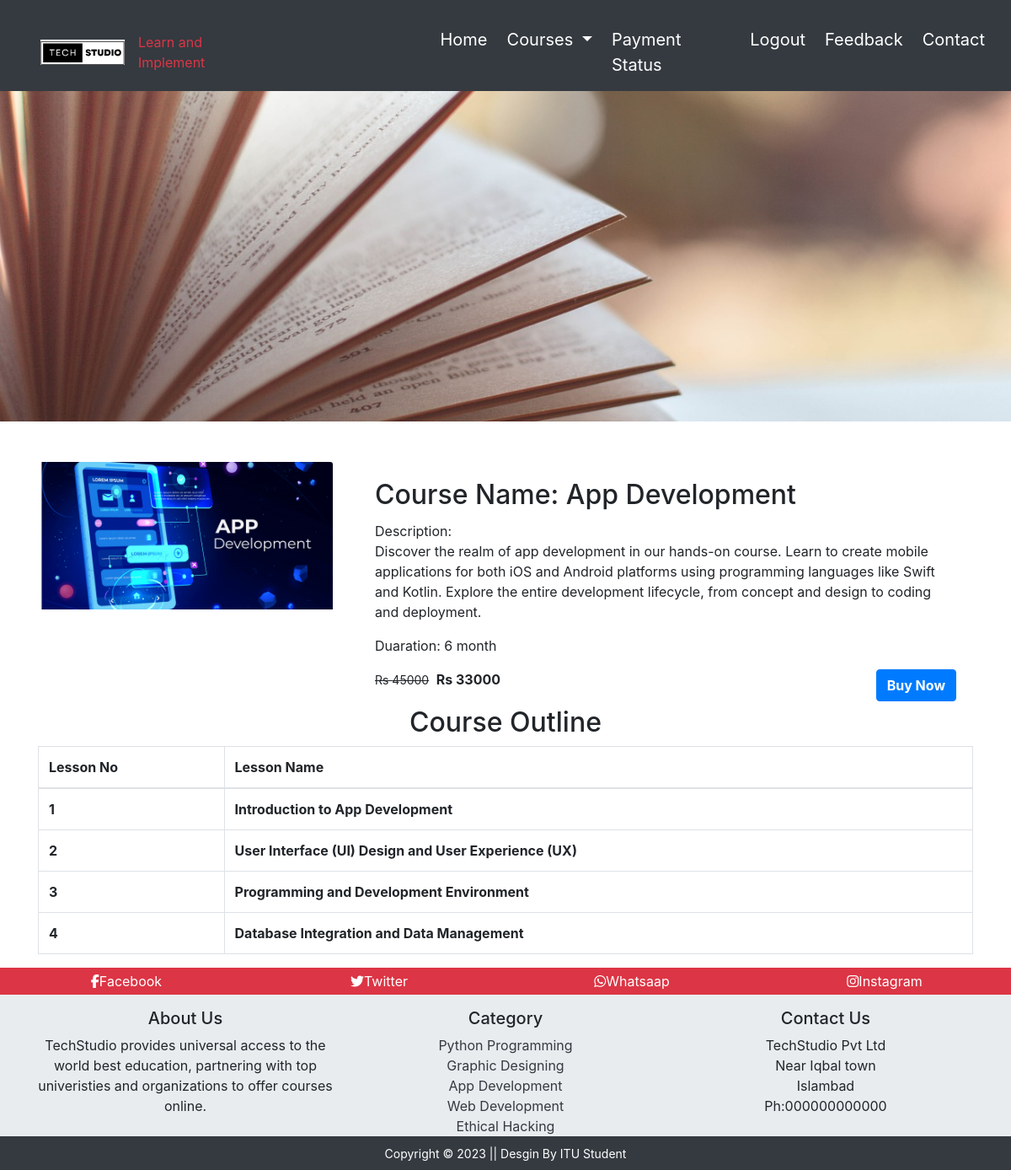
/coursedetails.php?course_id=17 (signed in), run on the app's committed database.
### tables this page shows
CREATE TABLE `course` (
  `course_id` int(11) NOT NULL,
  `course_name` text NOT NULL,
  `course_desc` text NOT NULL,
  `course_author` varchar(255) NOT NULL,
  `course_img` text NOT NULL,
  `course_duration` text NOT NULL,
  `course_price` int(11) NOT NULL,
  `course_original_price` int(11) NOT NULL
);

CREATE TABLE `lesson` (
  `lesson_id` int(11) NOT NULL,
  `lesson_name` text NOT NULL,
  `lesson_desc` text NOT NULL,
  `lesson_link` text NOT NULL,
  `course_name` text NOT NULL,
  `course_id` int(11) NOT NULL
);

### coursedetails.php (the view, shortened to what this page needs)
<?php include 'headers.php';?>
<div class="container-fluid bg-dark">
    <div class="row">
        <img src="images/book-1283865_1280.jpg" class="course-img" alt="courses"
            style="height: 500px; width: 100%; object-fit: cover; box-shadow: 10px;">
    </div>
</div>
<main>
    <div class="container mt-5">
        <?php
        if(isset($_GET['course_id'])){
            $course_id=$_GET['course_id'];
            $sql="Select *from course where course_id='$course_id'";
            $result=$mysqli->query($sql);
            $row=$result->fetch_assoc();
        }
        ?>
        <div class="row">
            <div class="col-md-4">
            <img src="<?php echo 'images/course_images/' . $row['course_img']; ?>" alt="ethical hacking" class="card-img-top img-fluid">
            </div>
            <div class="col-md-8">
                <div class="card-body">
                    <h2 class="card-title">Course Name: <?php echo $row['course_name']?></h2>
                    <p class="card-text">Description: <br><?php echo $row['course_desc']?>
                    </p>
                    <p class="card-text">Duaration: <?php echo $row['course_duration']?></p>
                    <form action="" method="post">
                        <p class="card-text d-inline"><small><del>Rs <?php echo $row['course_original_price']?></del></small>
                            <span class="font-weight-bolder pl-1">Rs <?php echo $row['course_price']?></span>
                        </p>
                        <button type="submit" class="btn btn-primary text-white font-weight-bolder float-right"
                            name="buy">Buy Now</button>
                    </form>
                </div>
            </div>
        </div>
    </div>
    <div class="container">
        <h2 class="text-center">Course Outline</h2>
        <table class="table table-bordered table-hover">
            <thead>
                <tr>
                    <th>Lesson No</th>
                    <th>Lesson Name</th>
                </tr>
            </thead>
            <tbody>
        <?php
        $sql="Select *from lesson where course_id='$course_id'";
        $result=$mysqli->query($sql);
        if($result->num_rows>0){
            $num=0;
            while($row=$result->fetch_assoc()){
                $num++;
             echo   '<tr>
                    <th>'.$num.'</th>
                    <th>'.$row['lesson_name'].'</th>
                </tr>';
            }
        }
                ?>
            </tbody>
        </table>
    </div>
</main>
<?php include 'footer.php';?>
</body>
</html>

### headers.php (shortened to what this page needs)
<!DOCTYPE html>
<html lang="en">
<head>
    <link rel="stylesheet" href="https://cdn.jsdelivr.net/npm/bootstrap@4.6.2/dist/css/bootstrap.min.css">
    <link rel="stylesheet"href="https://cdnjs.cloudflare.com/ajax/libs/animate.css/4.1.1/animate.min.css"/>
    <link rel="stylesheet"href="https://cdnjs.cloudflare.com/ajax/libs/font-awesome/6.4.2/css/all.min.css"/>
    <link rel="stylesheet" href="css/style.css">
<body>
<header>
        <nav class="navbar navbar-expand-lg navbar-light bg-dark pl-5 fixed-top pt-4">
            <a class="navbar-brand" href="index.php"><img src="images/Screenshot 2023-08-28 114609.png" width="100"
                    height="30" class="d-inline-block align-top" alt="">
            </a>
            <span class="tagline">Learn and Implement</span>
            <div class="collapse navbar-collapse pl-5 ml-5 " id="navbarNavDropdown">
                <ul class="navbar-nav custom-nav ml-5 pl-5" style="font-size: 20px;">
                    <li class="nav-item  custom-nav-item">
                        <a class="nav-link active" href="home.php">Home <span class="sr-only">(current)</span></a>
                    </li>
                    <li class="nav-item dropdown custom-nav-item">
                        <a class="nav-link dropdown-toggle" href="#" id="navbarDropdownMenuLink" data-toggle="dropdown"
                            aria-haspopup="true" aria-expanded="false">
                            Courses
                        </a>
                    </li>
                    <li class="nav-item custom-nav-item">
                        <a class="nav-link" href="paymentstatus.php">Payment Status</a>
                    </li>
                    <li class="nav-item custom-nav-item">
                        <a class="nav-link" href="logout.php">Logout</a>
                    </li>
                    <li class="nav-item custom-nav-item">
                        <a class="nav-link" href="Studentfeedback.php">Feedback</a>
                    </li>
                    <li class="nav-item custom-nav-item">
                        <a class="nav-link" href="contactpage.php">Contact</a>
                    </li>
                </ul>
            </div>
        </nav>
        </header>

### footer.php
<div class="container-fluid btn-danger text-banner mt-3">
        <div class="row text-center text-white pt-1 pb-1">
            <div class="col-sm ">
                <a href="" class="text-white social-hover"><i class="fab fa-facebook-f"></i>Facebook</a>
            </div>
            <div class="col-sm">
                <a href="" class="text-white social-hover"><i class="fab fa-twitter"></i>Twitter</a>
            </div>
            <div class="col-sm">
                <a href="" class="text-white social-hover"><i class="fa-brands fa-whatsapp"></i>Whatsaap</a>
            </div>
            <div class="col-sm">
                <a href="" class="text-white social-hover"><i class="fab fa-instagram"></i>Instagram</a>
            </div>
        </div>
    </div>
<footer>
<div class="container-fluid pt-3" style="background-color: #E9ECEF;">
    <div class="container" style="background-color: #E9ECEF;">
        <div class="row text-center">
            <div class="col-sm">
                <h5>About Us</h5>
                <p>TechStudio provides universal access to the world best education, partnering with top
                    univeristies and organizations to offer courses online.</p>
            </div>
            <div class="col-sm">
                <h5>Category</h5>
                <a href="" class="text-dark">Python Programming</a><br>
                <a href="" class="text-dark">Graphic Designing</a><br>
                <a href="" class="text-dark">App Development</a><br>
                <a href="" class="text-dark">Web Development</a><br>
                <a href="" class="text-dark">Ethical Hacking</a><br>
            </div>
            <div class="col-sm">
                <h5>Contact Us</h5>
                <p>TechStudio Pvt Ltd <br> Near Iqbal town <br> Islambad <br> Ph:000000000000</p>
            </div>
        </div>
    </div>
</div>
<div class="containter-fluid bg-dark text-center p-2">
    <small class="text-white">Copyright &copy; 2023 || Desgin By ITU Student </small>
</div>
</footer>

### css/style.css (style rules this page uses)
:root { --color-1 : #dc3545; -color-2 : #225470; }
.tagline { color: var(--color-1); }
.custom-nav-item { font-size: 20px; }
.custom-nav .custom-nav-item a { margin-right: 7px; }
.custom-nav .custom-nav-item a { background: right / 0% 100% no-repeat linear-gradient(var(--color-1) , var(--color-1)); transition: background-size 700ms; color: #ffffff !important; }

### data on the page
course: course_img (picture), course_name "App Development", course_desc "Discover the realm of app development in our hands-on course. Learn to create mobile applications for both iOS and Android platforms using programming languages like Swift and Kotlin. Explore the entire development lifecycle, from concept and design to coding and deployment.", course_duration "6 month", course_original_price "45000", course_price "33000"
lesson: lesson_name "Introduction to App Development"
lesson: lesson_name "User Interface (UI) Design and User Experience (UX)"
lesson: lesson_name "Programming and Development Environment"
lesson: lesson_name "Database Integration and Data Management"
